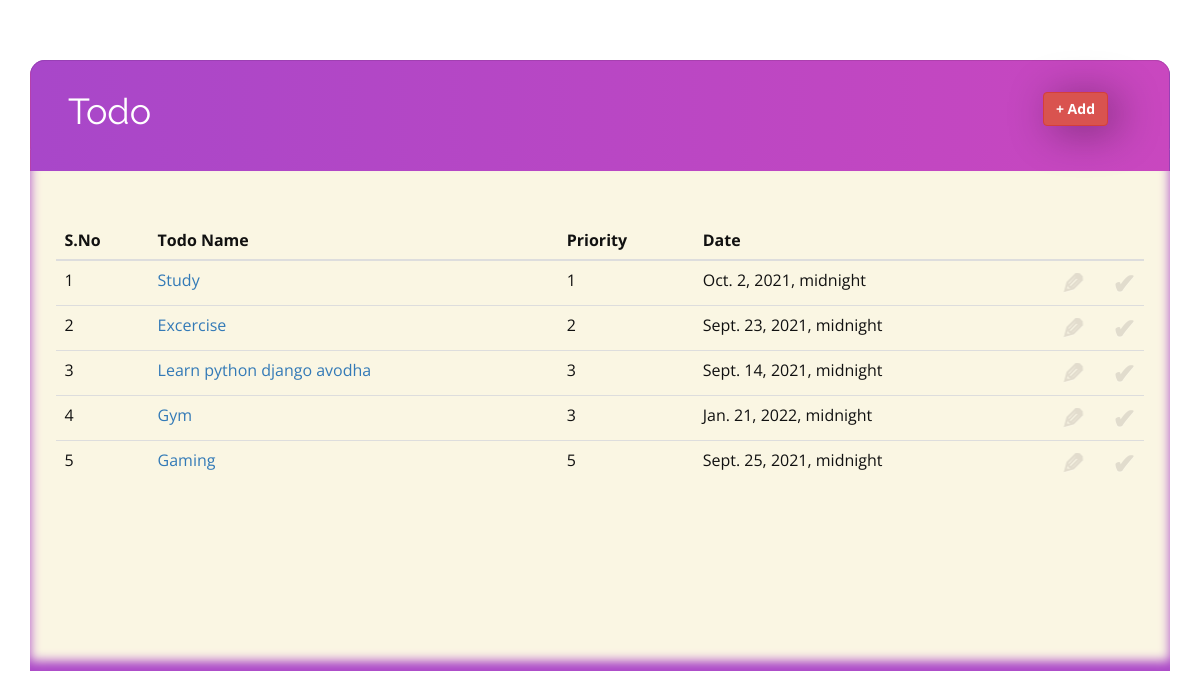
The page / on the database its author committed.
### todo_app/models.py (models this page shows, shortened)
class Task(models.Model):
    name = models.CharField(max_length=50)
    priority = models.IntegerField(blank=True, null=True)
    date = models.DateTimeField(default=datetime.date.today)

### todo_app/views.py (the view)
# urls.py: path('', view=views.start, name='start'),
def start(request):
    obj = Task.objects.all()
    ordered = sorted(obj, key=operator.attrgetter('priority'))
    return render(request, "Home.html", {'todo': ordered})

### templates/Home.html (shortened to what this page needs)
{% load static %}
<!DOCTYPE html>
<html style="font-size: 16px;">
<head>
  <link rel="stylesheet" href="{% static 'nicepage.css' %}" media="screen" type="text/css" />
  <link rel="stylesheet" href="{% static 'Home.css' %}" media="screen" type="text/css" />
  <link rel="stylesheet" href="https://maxcdn.bootstrapcdn.com/bootstrap/3.4.1/css/bootstrap.min.css">
</head>
<body class="u-body body-bg">
<div style="height:40px">
</div>
  <section class="u-clearfix u-section-1" id="sec-a645">
    <div class="u-clearfix u-sheet u-sheet-1">
      <div class="u-container-style u-custom-color-1 u-expanded-width u-group u-radius-15 u-shape-round u-group-1">
        <div class="u-container-layout u-container-layout-1 bg_gradient" style="border: 1px solid rgba(0, 0, 0, 0.1);">
          <h2 class="u-custom-font u-font-raleway u-subtitle u-text u-text-default u-text-1 " style="position: relative;top: 5px;">Todo</h2>
          <button id="myBtn" class="btn btn-danger"
            style="font-weight: bold;z-index: 2;float: right;position: relative;right: 50px;bottom: 35px;box-shadow: 9px 5px 43px 0px rgba(0, 0, 0, 0.39);">+
            Add</button>
          <div class="u-expanded-width u-shape u-shape-rectangle u-shape-1"></div>
        </div>
      </div>
      <div class="u-custom-color-1 u-expanded-width u-shape u-shape-rectangle u-shape-2 bg_gradient" style="border-left: 1px solid rgba(0, 0, 0, 0.1);border-right: 1px solid rgba(0, 0, 0, 0.1);"></div>
      <div class="u-custom-color-2 u-expanded-width u-shape u-shape-rectangle u-shape-3"
        style="box-shadow: 0px -10px 11px 0px #ab47c8 inset;height: var(--tableheight);">
        <div class="container-fluid" style=" height:var(--tableheight);overflow: auto;width:98%">
          <div class="row" style="margin-top: 50px;">
            <div class="col-md-12">
              <table class="table table-hover">
                <thead>
                  <tr>
                    <th>
                      S.No
                    </th>
                    <th>
                      Todo Name
                    </th>
                    <th>
                      Priority
                    </th>
                    <th>
                      Date
                    </th>
                    <th width="50">
                    </th>
                    <th width="50"></th>
                  </tr>
                </thead>
                <tbody>
                  {% for todos in todo %}
                  <tr>
                    <td>
                      {{ forloop.counter }}
                    </td>
                    <td>
                <a href="{% url 'viewdetails' todos.id%}">
                      {{todos.name}}
                  </a>
                    </td>
                    <td>
                      {{todos.priority}}
                    </td>
                    <td>
                      {{todos.date}}
                    </td>
                    <td>
                      <a href="{% url 'details_update' todos.id%}"><span class="close" style="transform: rotateY(183deg)">&#9998
                        </span></a>
                    </td>
                    <td>
                      <a href="{% url 'delete' todos.id%}"><span class="close">&#10004</span></a>
                    </td>
                  </tr>
                  {% endfor %}
                </tbody>
              </table>
            </div>
          </div>
        </div>
      </div>
    </div>
  </section>
</body>
</html>

### static/Home.css (style rules this page uses)
.u-section-1 .u-sheet-1 { min-height: 615px; }
.u-section-1 .u-group-1 { margin-top: 20px; margin-bottom: 0; background-image: none; min-height: 76px; height: auto; }
.u-section-1 .u-container-layout-1 { padding-left: 11px; padding-right: 11px; }
.u-section-1 .u-text-1 { margin: 26px auto 0 26px; }
.u-section-1 .u-shape-1 { height: 19px; margin: -19px auto 0 -11px; }
.u-section-1 .u-shape-2 { height: 21px; margin-bottom: 0; margin-top: -12px; }
.u-section-1 .u-shape-3 { height: 511px; margin-bottom: 0; margin-top: 0; }

### templates/Home.html (style rules this page uses)
:root { --tableheight: 500px; }
.body-bg { background: url('https://image.shutterstock.com/image-illustration/colorful-modern-background-futuristic-purple-260nw-628771844.jpg') center center/cover no-repeat padding-box local; background-position: center; background-repeat: no-repeat; background-size: cover; }

### rows shown on the page
Task: name "Study", priority "1", date "Oct. 2, 2021, midnight"
Task: name "Excercise", priority "2", date "Sept. 23, 2021, midnight"
Task: name "Learn python django avodha", priority "3", date "Sept. 14, 2021, midnight"
Task: name "Gym", priority "3", date "Jan. 21, 2022, midnight"
Task: name "Gaming", priority "5", date "Sept. 25, 2021, midnight"
